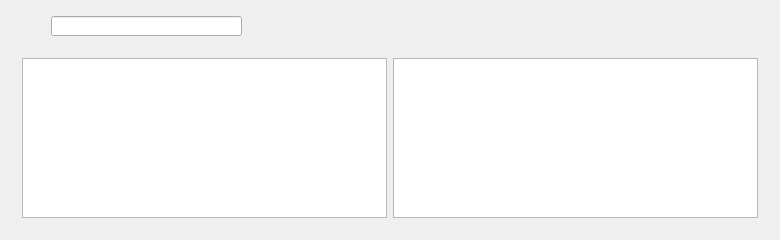
<?xml version="1.0" encoding="UTF-8"?>
<ui version="4.0">
 <class>FileExplorerWidget</class>
 <widget class="QWidget" name="FileExplorerWidget">
  <property name="geometry">
   <rect>
    <x>0</x>
    <y>0</y>
    <width>780</width>
    <height>240</height>
   </rect>
  </property>
  <property name="windowTitle">
   <string>le_file_explorer_widget</string>
  </property>
  <layout class="QVBoxLayout" name="verticalLayout">
   <item>
    <widget class="QWidget" name="mWidgetTop" native="true">
     <property name="minimumSize">
      <size>
       <width>0</width>
       <height>30</height>
      </size>
     </property>
     <property name="maximumSize">
      <size>
       <width>16777215</width>
       <height>100</height>
      </size>
     </property>
     <widget class="QLineEdit" name="mEditSearchFile">
      <property name="geometry">
       <rect>
        <x>40</x>
        <y>5</y>
        <width>191</width>
        <height>20</height>
       </rect>
      </property>
     </widget>
    </widget>
   </item>
   <item>
    <widget class="QWidget" name="mWidgetBottom" native="true">
     <layout class="QHBoxLayout" name="horizontalLayout">
      <item>
       <widget class="QTreeView" name="mTreeView"/>
      </item>
      <item>
       <widget class="QTableView" name="mTableView"/>
      </item>
     </layout>
    </widget>
   </item>
  </layout>
 </widget>
 <layoutdefault spacing="6" margin="11"/>
 <resources/>
 <connections/>
</ui>
